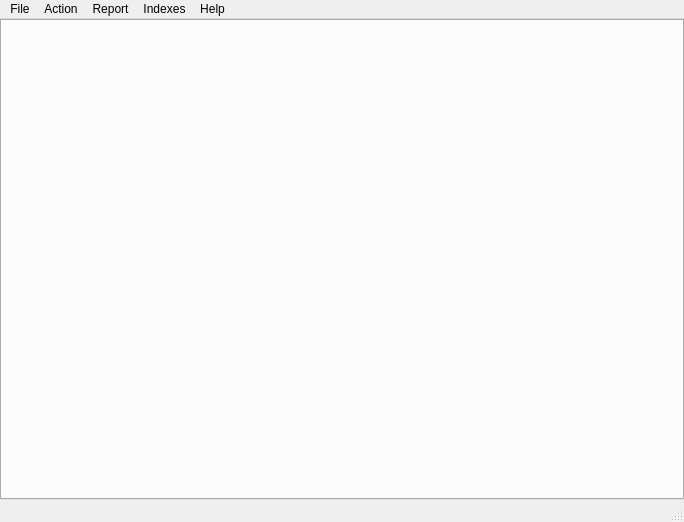
<?xml version="1.0" encoding="UTF-8"?>
<ui version="4.0">
 <class>MainWindow</class>
 <widget class="QMainWindow" name="MainWindow">
  <property name="geometry">
   <rect>
    <x>0</x>
    <y>0</y>
    <width>684</width>
    <height>522</height>
   </rect>
  </property>
  <property name="windowTitle">
   <string>ShopControl</string>
  </property>
  <widget class="QWidget" name="centralWidget">
   <layout class="QHBoxLayout" name="horizontalLayout">
    <property name="spacing">
     <number>0</number>
    </property>
    <property name="leftMargin">
     <number>0</number>
    </property>
    <property name="topMargin">
     <number>0</number>
    </property>
    <property name="rightMargin">
     <number>0</number>
    </property>
    <property name="bottomMargin">
     <number>0</number>
    </property>
    <item>
     <widget class="QTabWidget" name="tabw"/>
    </item>
   </layout>
  </widget>
  <widget class="QMenuBar" name="menuBar">
   <property name="geometry">
    <rect>
     <x>0</x>
     <y>0</y>
     <width>684</width>
     <height>21</height>
    </rect>
   </property>
   <widget class="QMenu" name="menuFile">
    <property name="title">
     <string>File</string>
    </property>
    <addaction name="actionLogin"/>
    <addaction name="actionExit"/>
    <addaction name="actionChange_password"/>
    <addaction name="actionSettings"/>
   </widget>
   <widget class="QMenu" name="menuReport">
    <property name="title">
     <string>Report</string>
    </property>
    <addaction name="actionDocuments"/>
    <addaction name="actionMonthly_check"/>
    <addaction name="actionInput_documents"/>
    <addaction name="actionStore_facts"/>
    <addaction name="actionSale_report"/>
    <addaction name="actionCurrent_store"/>
   </widget>
   <widget class="QMenu" name="menuHelp">
    <property name="title">
     <string>Help</string>
    </property>
    <addaction name="actionAbout"/>
    <addaction name="actionLogs"/>
   </widget>
   <widget class="QMenu" name="menuIndexes">
    <property name="title">
     <string>Indexes</string>
    </property>
    <addaction name="actionGoods"/>
    <addaction name="actionGoods_groups"/>
    <addaction name="actionPartners"/>
   </widget>
   <widget class="QMenu" name="menuAction">
    <property name="title">
     <string>Action</string>
    </property>
    <addaction name="actionNew_store_document"/>
    <addaction name="actionChange_sale"/>
   </widget>
   <addaction name="menuFile"/>
   <addaction name="menuAction"/>
   <addaction name="menuReport"/>
   <addaction name="menuIndexes"/>
   <addaction name="menuHelp"/>
  </widget>
  <widget class="QStatusBar" name="statusBar"/>
  <action name="actionLogin">
   <property name="text">
    <string>Login</string>
   </property>
  </action>
  <action name="actionExit">
   <property name="text">
    <string>Exit</string>
   </property>
  </action>
  <action name="actionAbout">
   <property name="text">
    <string>About</string>
   </property>
  </action>
  <action name="actionGoods">
   <property name="text">
    <string>Goods</string>
   </property>
  </action>
  <action name="actionDocuments">
   <property name="text">
    <string>Documents</string>
   </property>
  </action>
  <action name="actionLogs">
   <property name="text">
    <string>Logs</string>
   </property>
  </action>
  <action name="actionMonthly_check">
   <property name="text">
    <string>Monthly check</string>
   </property>
  </action>
  <action name="actionNew_store_document">
   <property name="text">
    <string>New store document</string>
   </property>
  </action>
  <action name="actionChange_password">
   <property name="text">
    <string>Change password</string>
   </property>
  </action>
  <action name="actionPartners">
   <property name="text">
    <string>Partners</string>
   </property>
  </action>
  <action name="actionInput_documents">
   <property name="text">
    <string>Input documents</string>
   </property>
  </action>
  <action name="actionStore_facts">
   <property name="text">
    <string>Store facts</string>
   </property>
  </action>
  <action name="actionSale_report">
   <property name="text">
    <string>Sale report</string>
   </property>
  </action>
  <action name="actionCurrent_store">
   <property name="text">
    <string>Current store</string>
   </property>
  </action>
  <action name="actionChange_sale">
   <property name="text">
    <string>Change sale</string>
   </property>
  </action>
  <action name="actionSettings">
   <property name="text">
    <string>Settings</string>
   </property>
  </action>
  <action name="actionGoods_groups">
   <property name="text">
    <string>Goods groups</string>
   </property>
  </action>
 </widget>
 <layoutdefault spacing="6" margin="11"/>
 <resources/>
 <connections/>
</ui>
